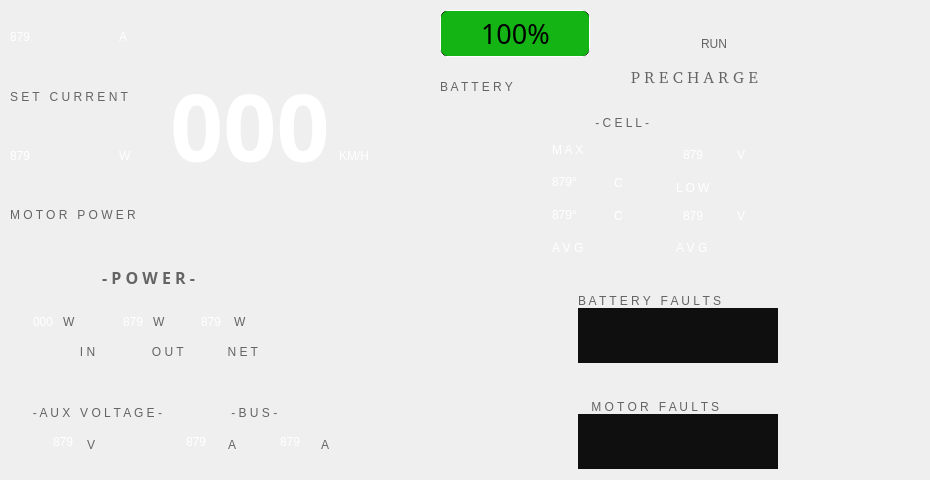
    <widget class="QWidget" name="widget" native="true">
     <widget class="QWidget" name="TopLeftCorner" native="true">
      <property name="geometry">
       <rect>
        <x>0</x>
        <y>10</y>
        <width>441</width>
        <height>241</height>
       </rect>
      </property>
      <widget class="QWidget" name="gridLayoutWidget_2">
       <property name="geometry">
        <rect>
         <x>10</x>
         <y>0</y>
         <width>161</width>
         <height>231</height>
        </rect>
       </property>
       <layout class="QGridLayout" name="MotorPowerCurrent">
        <item row="1" column="2">
         <layout class="QGridLayout" name="setCurrentWidget">
          <item row="1" column="0" colspan="3">
           <widget class="QLabel" name="setCurrentTitleLabel">
            <property name="styleSheet">
             <string notr="true">QLabel {
font: bold 8pt &quot;Arial Unicode MS&quot;;
qproperty-alignment: AlignHCenter;
color: rgb(100,100,100);
}

</string>
            </property>
            <property name="text">
             <string>S E T   C U R R E N T</string>
            </property>
           </widget>
          </item>
          <item row="0" column="2">
           <widget class="QLabel" name="setCurrentUnitsLabel">
            <property name="styleSheet">
             <string notr="true">QLabel {
font: 14pt &quot;Burlingame Pro&quot;;
color: white;
qproperty-alignment: 'AlignBottom | AlignLeft';
}</string>
            </property>
            <property name="text">
             <string>A</string>
            </property>
           </widget>
          </item>
          <item row="0" column="0" colspan="2">
           <widget class="QLabel" name="setCurrentLabel">
            <property name="styleSheet">
             <string notr="true">QLabel {
font: 24pt &quot;Burlingame Pro&quot;;
color: white;
qproperty-alignment: 'AlignBottom | AlignRight';
}</string>
            </property>
            <property name="text">
             <string>879</string>
            </property>
           </widget>
          </item>
         </layout>
        </item>
        <item row="2" column="2">
         <layout class="QGridLayout" name="motorPowerWidget">
          <item row="1" column="0" colspan="3">
           <widget class="QLabel" name="motorPowerTitleLabel">
            <property name="styleSheet">
             <string notr="true">QLabel {
font: bold 8pt &quot;Arial Unicode MS&quot;;
qproperty-alignment: AlignHCenter;
color: rgb(100,100,100);
}

</string>
            </property>
            <property name="text">
             <string>M O T O R   P O W E R</string>
            </property>
           </widget>
          </item>
          <item row="0" column="2">
           <widget class="QLabel" name="motorPowerUnitsLabel">
            <property name="styleSheet">
             <string notr="true">QLabel {
font: 14pt &quot;Burlingame Pro&quot;;
color: white;
qproperty-alignment: 'AlignBottom | AlignLeft';
}</string>
            </property>
            <property name="text">
             <string>W</string>
            </property>
           </widget>
          </item>
          <item row="0" column="0" colspan="2">
           <widget class="QLabel" name="motorPowerLabel">
            <property name="styleSheet">
             <string notr="true">QLabel {
font: 24pt &quot;Burlingame Pro&quot;;
color: white;
qproperty-alignment: 'AlignBottom | AlignRight';
}</string>
            </property>
            <property name="text">
             <string>879</string>
            </property>
           </widget>
          </item>
         </layout>
        </item>
       </layout>
      </widget>
      <widget class="QWidget" name="gridLayoutWidget">
       <property name="geometry">
        <rect>
         <x>170</x>
         <y>0</y>
         <width>304</width>
         <height>231</height>
        </rect>
       </property>
       <layout class="QGridLayout" name="ActualSpeed">
        <item row="0" column="1">
         <widget class="QLabel" name="actualSpeedUnitsLabel">
          <property name="styleSheet">
           <string notr="true">font: 75 bold 14pt &quot;Nimbus Sans L&quot;;
padding-top:60px;
padding-left: -5px;
color: white;</string>
          </property>
          <property name="text">
           <string>KM/H</string>
          </property>
         </widget>
        </item>
        <item row="0" column="0">
         <widget class="QLabel" name="actualSpeedLabel">
          <property name="font">
           <font>
            <family>LCDMono</family>
            <pointsize>70</pointsize>
            <weight>75</weight>
            <italic>false</italic>
            <bold>true</bold>
           </font>
          </property>
          <property name="autoFillBackground">
           <bool>false</bool>
          </property>
          <property name="styleSheet">
           <string notr="true">font: bold 70pt &quot;LCDMono&quot;;
color: white;</string>
          </property>
          <property name="text">
           <string>000</string>
          </property>
          <property name="textFormat">
           <enum>Qt::PlainText</enum>
          </property>
         </widget>
        </item>
       </layout>
      </widget>
     </widget>
     <widget class="QWidget" name="TopRightCorner" native="true">
      <property name="geometry">
       <rect>
        <x>420</x>
        <y>0</y>
        <width>501</width>
        <height>311</height>
       </rect>
      </property>
      <widget class="QWidget" name="gridLayoutWidget_4">
       <property name="geometry">
        <rect>
         <x>20</x>
         <y>10</y>
         <width>353</width>
         <height>251</height>
        </rect>
       </property>
       <layout class="QGridLayout" name="MainGrid">
        <item row="0" column="0">
         <layout class="QGridLayout" name="BatteryPrecharge">
          <item row="0" column="0">
           <widget class="QProgressBar" name="stateOfChargeCapacityWidget">
            <property name="maximumSize">
             <size>
              <width>150</width>
              <height>16777215</height>
             </size>
            </property>
            <property name="font">
             <font>
              <family>LCDMono</family>
              <pointsize>20</pointsize>
              <weight>50</weight>
              <italic>false</italic>
              <bold>false</bold>
             </font>
            </property>
            <property name="autoFillBackground">
             <bool>false</bool>
            </property>
            <property name="styleSheet">
             <string notr="true">QProgressBar:horizontal {
border: 1px solid white;
border-radius: 7px;
background-color: black;
text-align: center;
}
QProgressBar::chunk:horizontal{
border-radius: 7px;
background: rgb(20,180,20);
}</string>
            </property>
            <property name="value">
             <number>100</number>
            </property>
            <property name="textVisible">
             <bool>true</bool>
            </property>
            <property name="invertedAppearance">
             <bool>false</bool>
            </property>
           </widget>
          </item>
          <item row="1" column="0">
           <widget class="QLabel" name="stateOfChargeTitleLabel">
            <property name="styleSheet">
             <string notr="true">QLabel {
qproperty-alignment: AlignHCenter;
color: rgb(100,100,100);
}

</string>
            </property>
            <property name="text">
             <string>B A T T E R Y</string>
            </property>
           </widget>
          </item>
          <item row="2" column="0" colspan="3">
           <layout class="QGridLayout" name="resetTemperature">
            <item row="0" column="0">
             <widget class="QWidget" name="motorResetButtonWidget" native="true">
              <property name="minimumSize">
               <size>
                <width>60</width>
                <height>52</height>
               </size>
              </property>
              <property name="maximumSize">
               <size>
                <width>60</width>
                <height>52</height>
               </size>
              </property>
              <property name="styleSheet">
               <string notr="true">background: url(:/Resources/MotorResetButton.png);</string>
              </property>
             </widget>
            </item>
            <item row="0" column="1">
             <layout class="QGridLayout" name="CellWidget">
              <item row="1" column="1">
               <layout class="QGridLayout" name="ValueGrid">
                <item row="1" column="1">
                 <layout class="QGridLayout" name="avgCellVoltage">
                  <item row="0" column="0">
                   <widget class="QLabel" name="avgCellVoltageLabel">
                    <property name="maximumSize">
                     <size>
                      <width>55</width>
                      <height>16777215</height>
                     </size>
                    </property>
                    <property name="styleSheet">
                     <string notr="true">font: 18pt &quot;Burlingame Pro&quot;;
padding-left: 4px;
color:white;</string>
                    </property>
                    <property name="text">
                     <string>879</string>
                    </property>
                   </widget>
                  </item>
                  <item row="0" column="1">
                   <widget class="QLabel" name="avgCellVoltageUnitsLabel">
                    <property name="styleSheet">
                     <string notr="true">QLabel {
font: 10pt &quot;Burlingame Pro&quot;;
color: white;
qproperty-alignment: 'AlignBottom | AlignLeft';
}</string>
                    </property>
                    <property name="text">
                     <string>V</string>
                    </property>
                   </widget>
                  </item>
                  <item row="1" column="0" colspan="2">
                   <widget class="QLabel" name="avgCellVoltageTitleLabel">
                    <property name="styleSheet">
                     <string notr="true">QLabel {
font: 10pt &quot;Burlingame Pro&quot;;
color: white;
qproperty-alignment: 'AlignHCenter';
}</string>
                    </property>
                    <property name="text">
                     <string>A V G</string>
                    </property>
                   </widget>
                  </item>
                 </layout>
                </item>
                <item row="0" column="1">
                 <layout class="QGridLayout" name="lowestCellVoltage">
                  <item row="1" column="0">
                   <widget class="QLabel" name="lowestCellVoltageLabel">
                    <property name="maximumSize">
                     <size>
                      <width>55</width>
                      <height>16777215</height>
                     </size>
                    </property>
                    <property name="styleSheet">
                     <string notr="true">font: 18pt &quot;Burlingame Pro&quot;;
padding-left: 4px;
color:white;</string>
                    </property>
                    <property name="text">
                     <string>879</string>
                    </property>
                   </widget>
                  </item>
                  <item row="1" column="1">
                   <widget class="QLabel" name="lowestCellVoltageUnitsLabel">
                    <property name="styleSheet">
                     <string notr="true">QLabel {
font: 10pt &quot;Burlingame Pro&quot;;
color: white;
qproperty-alignment: 'AlignBottom | AlignLeft';
}</string>
                    </property>
                    <property name="text">
                     <string>V</string>
                    </property>
                   </widget>
                  </item>
                  <item row="2" column="0" colspan="2">
                   <widget class="QLabel" name="lowestCellVoltageTitleLabel">
                    <property name="maximumSize">
                     <size>
                      <width>16777215</width>
                      <height>17</height>
                     </size>
                    </property>
                    <property name="styleSheet">
                     <string notr="true">QLabel {
font: 10pt &quot;Burlingame Pro&quot;;
color: white;
qproperty-alignment: 'AlignHCenter';
}</string>
                    </property>
                    <property name="text">
                     <string>L O W</string>
                    </property>
                   </widget>
                  </item>
                 </layout>
                </item>
                <item row="0" column="0">
                 <layout class="QGridLayout" name="maxCellTemp">
                  <item row="1" column="0">
                   <widget class="QLabel" name="maxCellTemperatureLabel">
                    <property name="styleSheet">
                     <string notr="true">font: 18pt &quot;Burlingame Pro&quot;;
color:white;</string>
                    </property>
                    <property name="text">
                     <string>&lt;html&gt;&lt;head/&gt;&lt;body&gt;&lt;p&gt;879&lt;span style=&quot; vertical-align:super;&quot;&gt;o&lt;/span&gt;&lt;/p&gt;&lt;/body&gt;&lt;/html&gt;</string>
                    </property>
                   </widget>
                  </item>
                  <item row="1" column="1">
                   <widget class="QLabel" name="maxCellTemperatureUnitsLabel">
                    <property name="styleSheet">
                     <string notr="true">QLabel {
font: 10pt &quot;Burlingame Pro&quot;;
color: white;
qproperty-alignment: 'AlignBottom | AlignLeft';
}</string>
                    </property>
                    <property name="text">
                     <string>C</string>
                    </property>
                   </widget>
                  </item>
                  <item row="0" column="0" colspan="2">
                   <widget class="QLabel" name="maxCellTemperatureTitleLabel">
                    <property name="styleSheet">
                     <string notr="true">QLabel {
font: 10pt &quot;Burlingame Pro&quot;;
color: white;
qproperty-alignment: 'AlignHCenter | AlignBottom';
}</string>
                    </property>
                    <property name="text">
                     <string>M A X</string>
                    </property>
                   </widget>
                  </item>
                 </layout>
                </item>
                <item row="1" column="0">
                 <layout class="QGridLayout" name="AvgCellTemp">
                  <item row="0" column="1">
                   <widget class="QLabel" name="avgCellTemperatureUnitsLabel">
                    <property name="styleSheet">
                     <string notr="true">QLabel {
font: 10pt &quot;Burlingame Pro&quot;;
color: white;
qproperty-alignment: 'AlignBottom | AlignLeft';
}</string>
                    </property>
                    <property name="text">
                     <string>C</string>
                    </property>
                   </widget>
                  </item>
                  <item row="0" column="0">
                   <widget class="QLabel" name="avgCellTemperatureLabel">
                    <property name="styleSheet">
                     <string notr="true">font: 18pt &quot;Burlingame Pro&quot;;
color:white;</string>
                    </property>
                    <property name="text">
                     <string>&lt;html&gt;&lt;head/&gt;&lt;body&gt;&lt;p&gt;879&lt;span style=&quot; vertical-align:super;&quot;&gt;o&lt;/span&gt;&lt;/p&gt;&lt;/body&gt;&lt;/html&gt;</string>
                    </property>
                   </widget>
                  </item>
                  <item row="1" column="0" colspan="2">
                   <widget class="QLabel" name="avgCellTemperatureTitleLabel">
                    <property name="styleSheet">
                     <string notr="true">QLabel {
font: 10pt &quot;Burlingame Pro&quot;;
color: white;
qproperty-alignment: 'AlignHCenter';
}</string>
                    </property>
                    <property name="text">
                     <string>A V G</string>
                    </property>
                   </widget>
                  </item>
                 </layout>
                </item>
               </layout>
              </item>
              <item row="0" column="1">
               <widget class="QLabel" name="cellTitleWidget">
                <property name="styleSheet">
                 <string notr="true">font: bold 12pt &quot;Arial Unicode MS&quot;;
color: rgb(100,100,100);</string>
                </property>
                <property name="text">
                 <string>             - C E L L -</string>
                </property>
               </widget>
              </item>
              <item row="1" column="0">
               <widget class="QWidget" name="thermometerWidget" native="true">
                <property name="minimumSize">
                 <size>
                  <width>40</width>
                  <height>125</height>
                 </size>
                </property>
                <property name="maximumSize">
                 <size>
                  <width>40</width>
                  <height>125</height>
                 </size>
                </property>
                <property name="styleSheet">
                 <string notr="true">
background: url(:/Resources/Thermometer.png);
</string>
                </property>
               </widget>
              </item>
             </layout>
            </item>
           </layout>
          </item>
          <item row="0" column="1" rowspan="2" colspan="2">
           <layout class="QGridLayout" name="prechargeRun">
            <item row="0" column="1">
             <widget class="QLabel" name="prechargeStateLabel">
              <property name="styleSheet">
               <string notr="true">color: rgb(100,100,100);
padding-top: 20px;</string>
              </property>
              <property name="text">
               <string>RUN</string>
              </property>
             </widget>
            </item>
            <item row="0" column="0">
             <widget class="QWidget" name="prechargeStateIconWidget" native="true"/>
            </item>
            <item row="1" column="0" colspan="2">
             <widget class="QLabel" name="prechargeStateTitleLabel">
              <property name="font">
               <font>
                <family>Noto Sans [unknown]</family>
                <pointsize>12</pointsize>
               </font>
              </property>
              <property name="styleSheet">
               <string notr="true">color: rgb(100,100,100);
padding-bottom: 20px;
</string>
              </property>
              <property name="text">
               <string>       P R E C H A R G E</string>
              </property>
             </widget>
            </item>
           </layout>
          </item>
         </layout>
        </item>
       </layout>
      </widget>
     </widget>
     <widget class="QWidget" name="BottomLeftCorner" native="true">
      <property name="geometry">
       <rect>
        <x>10</x>
        <y>250</y>
        <width>371</width>
        <height>221</height>
       </rect>
      </property>
      <widget class="QWidget" name="gridLayoutWidget_18">
       <property name="geometry">
        <rect>
         <x>-20</x>
         <y>0</y>
         <width>369</width>
         <height>231</height>
        </rect>
       </property>
       <layout class="QGridLayout" name="BottomLeft">
        <item row="1" column="0">
         <layout class="QGridLayout" name="auxVoltage">
          <item row="1" column="1">
           <widget class="QLabel" name="auxVoltageUnitsLabel">
            <property name="styleSheet">
             <string notr="true">color: rgb(100,100,100);
padding-bottom: 20px;
padding-left: -4px;</string>
            </property>
            <property name="text">
             <string>V</string>
            </property>
           </widget>
          </item>
          <item row="1" column="0">
           <widget class="QLabel" name="auxVoltageLabel">
            <property name="styleSheet">
             <string notr="true">font: 18pt &quot;Burlingame Pro&quot;;
padding-left: 60px;
padding-right: -8px;
padding-bottom: 25px;
color:white;</string>
            </property>
            <property name="text">
             <string>879</string>
            </property>
           </widget>
          </item>
          <item row="0" column="0" colspan="2">
           <widget class="QLabel" name="auxVoltageTitleLabel">
            <property name="styleSheet">
             <string notr="true">color: rgb(100,100,100);
padding-top: 35px;</string>
            </property>
            <property name="text">
             <string>            - A U X   V O L T A G E -</string>
            </property>
           </widget>
          </item>
         </layout>
        </item>
        <item row="1" column="1">
         <layout class="QGridLayout" name="Bus">
          <item row="1" column="2">
           <widget class="QLabel" name="busCurrentLabel">
            <property name="styleSheet">
             <string notr="true">font: 18pt &quot;Burlingame Pro&quot;;
color:white;
padding-bottom: 25px;
padding-left: 5px;
padding-right: -7px;</string>
            </property>
            <property name="text">
             <string>879</string>
            </property>
           </widget>
          </item>
          <item row="1" column="0">
           <widget class="QLabel" name="busVoltageLabel">
            <property name="styleSheet">
             <string notr="true">font: 18pt &quot;Burlingame Pro&quot;;
color:white;
padding-bottom: 25px;
padding-left: 5px;
padding-right: -7px;</string>
            </property>
            <property name="text">
             <string>879</string>
            </property>
           </widget>
          </item>
          <item row="1" column="3">
           <widget class="QLabel" name="busCurrentUnitsLabel">
            <property name="styleSheet">
             <string notr="true">color: rgb(100,100,100);
padding-bottom: 20px;
padding-left: -4px;</string>
            </property>
            <property name="text">
             <string>A</string>
            </property>
           </widget>
          </item>
          <item row="1" column="1">
           <widget class="QLabel" name="busCurrentUnitsLabel_2">
            <property name="styleSheet">
             <string notr="true">color: rgb(100,100,100);
padding-bottom: 20px;
padding-left: -4px;</string>
            </property>
            <property name="text">
             <string>A</string>
            </property>
           </widget>
          </item>
          <item row="0" column="1" colspan="2">
           <widget class="QLabel" name="busTitleLabel">
            <property name="styleSheet">
             <string notr="true">color: rgb(100,100,100);
padding-top: 35px;</string>
            </property>
            <property name="text">
             <string> - B U S -</string>
            </property>
           </widget>
          </item>
         </layout>
        </item>
        <item row="0" column="0" colspan="2">
         <layout class="QGridLayout" name="power">
          <item row="1" column="0">
           <layout class="QGridLayout" name="powerIn">
            <item row="0" column="0">
             <widget class="QLabel" name="powerInLabel">
              <property name="styleSheet">
               <string notr="true">font: 18pt &quot;Burlingame Pro&quot;;
padding-left: 40px;
padding-right: -9px;
color:white;</string>
              </property>
              <property name="text">
               <string>000</string>
              </property>
             </widget>
            </item>
            <item row="0" column="1">
             <widget class="QLabel" name="powerInUnitsLabel">
              <property name="styleSheet">
               <string notr="true">color: rgb(100,100,100);</string>
              </property>
              <property name="text">
               <string>W</string>
              </property>
             </widget>
            </item>
            <item row="2" column="0" colspan="2">
             <widget class="QLabel" name="powerInTitleLabel">
              <property name="styleSheet">
               <string notr="true">color: rgb(100,100,100);</string>
              </property>
              <property name="text">
               <string>                           I N</string>
              </property>
             </widget>
            </item>
           </layout>
          </item>
          <item row="1" column="3">
           <layout class="QGridLayout" name="powerNet">
            <item row="1" column="0" colspan="2">
             <widget class="QLabel" name="netPowerTitleLabel">
              <property name="styleSheet">
               <string notr="true">color: rgb(100,100,100);</string>
              </property>
              <property name="text">
               <string>        N E T</string>
              </property>
             </widget>
            </item>
            <item row="0" column="0">
             <widget class="QLabel" name="netPowerLabel">
              <property name="styleSheet">
               <string notr="true">font: 18pt &quot;Burlingame Pro&quot;;
color:white;</string>
              </property>
              <property name="text">
               <string>879</string>
              </property>
             </widget>
            </item>
            <item row="0" column="1">
             <widget class="QLabel" name="netPowerUnitsLabel">
              <property name="styleSheet">
               <string notr="true">color: rgb(100,100,100);</string>
              </property>
              <property name="text">
               <string>W</string>
              </property>
             </widget>
            </item>
           </layout>
          </item>
          <item row="0" column="1">
           <widget class="QLabel" name="powerTitleLabel">
            <property name="font">
             <font>
              <family>Abyssinica SIL</family>
              <pointsize>12</pointsize>
              <weight>75</weight>
              <bold>true</bold>
             </font>
            </property>
            <property name="styleSheet">
             <string notr="true">color: rgb(100,100,100);
padding-bottom: -25px;</string>
            </property>
            <property name="text">
             <string>- P O W E R -</string>
            </property>
           </widget>
          </item>
          <item row="1" column="1">
           <layout class="QGridLayout" name="powerOut">
            <item row="0" column="0">
             <widget class="QLabel" name="powerOutLabel">
              <property name="styleSheet">
               <string notr="true">font: 18pt &quot;Burlingame Pro&quot;;
padding-right: -9px;
padding-left: 18px;
color:white;</string>
              </property>
              <property name="text">
               <string>879</string>
              </property>
             </widget>
            </item>
            <item row="0" column="1">
             <widget class="QLabel" name="powerOutUnitsLabel">
              <property name="styleSheet">
               <string notr="true">color: rgb(100,100,100);
padding-right: -44px;</string>
              </property>
              <property name="text">
               <string>W</string>
              </property>
             </widget>
            </item>
            <item row="1" column="0" colspan="2">
             <widget class="QLabel" name="powerOutTitleLabel">
              <property name="styleSheet">
               <string notr="true">color: rgb(100,100,100);</string>
              </property>
              <property name="text">
               <string>               O U T</string>
              </property>
             </widget>
            </item>
           </layout>
          </item>
          <item row="1" column="4">
           <spacer name="horizontalSpacer">
            <property name="orientation">
             <enum>Qt::Horizontal</enum>
            </property>
            <property name="sizeHint" stdset="0">
             <size>
              <width>40</width>
              <height>20</height>
             </size>
            </property>
           </spacer>
          </item>
         </layout>
        </item>
       </layout>
      </widget>
     </widget>
     <widget class="QWidget" name="BottomRightCorner" native="true">
      <property name="geometry">
       <rect>
        <x>360</x>
        <y>250</y>
        <width>441</width>
        <height>221</height>
       </rect>
      </property>
      <widget class="QWidget" name="gridLayoutWidget_13">
       <property name="geometry">
        <rect>
         <x>10</x>
         <y>10</y>
         <width>421</width>
         <height>245</height>
        </rect>
       </property>
       <layout class="QGridLayout" name="BottomRight">
        <property name="verticalSpacing">
         <number>3</number>
        </property>
        <item row="0" column="0">
         <layout class="QGridLayout" name="turnSignals">
          <item row="0" column="0">
           <widget class="QWidget" name="leftTurnSignalWidget" native="true">
            <property name="minimumSize">
             <size>
              <width>63</width>
              <height>63</height>
             </size>
            </property>
            <property name="maximumSize">
             <size>
              <width>63</width>
              <height>63</height>
             </size>
            </property>
            <property name="styleSheet">
             <string notr="true">background: url(:/Resources/TurnSignaLeft.png);</string>
            </property>
           </widget>
          </item>
          <item row="0" column="1">
           <widget class="QWidget" name="rightTurnSignalWidget" native="true">
            <property name="minimumSize">
             <size>
              <width>63</width>
              <height>63</height>
             </size>
            </property>
            <property name="maximumSize">
             <size>
              <width>63</width>
              <height>63</height>
             </size>
            </property>
            <property name="styleSheet">
             <string notr="true">background: url(:/Resources/TurnSignalRight.png);</string>
            </property>
           </widget>
          </item>
         </layout>
        </item>
        <item row="1" column="1">
         <layout class="QGridLayout" name="motorFaults">
          <item row="1" column="0">
           <widget class="QLabel" name="motorFaultsTitleLabel">
            <property name="maximumSize">
             <size>
              <width>16777215</width>
              <height>20</height>
             </size>
            </property>
            <property name="styleSheet">
             <string notr="true">font: bold 10pt &quot;Arial Unicode MS&quot;;
color: rgb(100,100,100);</string>
            </property>
            <property name="text">
             <string>    M O T O R   F A U L T S</string>
            </property>
           </widget>
          </item>
          <item row="2" column="0">
           <widget class="QLabel" name="motorFaultsLabel">
            <property name="minimumSize">
             <size>
              <width>200</width>
              <height>55</height>
             </size>
            </property>
            <property name="maximumSize">
             <size>
              <width>200</width>
              <height>16777215</height>
             </size>
            </property>
            <property name="styleSheet">
             <string notr="true">background-color: rgb(15,15,15);</string>
            </property>
            <property name="text">
             <string/>
            </property>
           </widget>
          </item>
         </layout>
        </item>
        <item row="1" column="0">
         <layout class="QGridLayout" name="headlights">
          <item row="0" column="1">
           <widget class="QWidget" name="highHeadlightIndicatorWidget" native="true">
            <property name="minimumSize">
             <size>
              <width>93</width>
              <height>50</height>
             </size>
            </property>
            <property name="maximumSize">
             <size>
              <width>93</width>
              <height>50</height>
             </size>
            </property>
            <property name="styleSheet">
             <string notr="true">background: url(:/Resources/HighHeadlightIndicator.png);</string>
            </property>
           </widget>
          </item>
          <item row="0" column="0">
           <widget class="QWidget" name="lowHeadlightIndicatorWidget" native="true">
            <property name="minimumSize">
             <size>
              <width>85</width>
              <height>50</height>
             </size>
            </property>
            <property name="maximumSize">
             <size>
              <width>80</width>
              <height>50</height>
             </size>
            </property>
            <property name="styleSheet">
             <string notr="true">background: url(:/Resources/LowHeadlightIndicator.png);</string>
            </property>
           </widget>
          </item>
         </layout>
        </item>
        <item row="0" column="1">
         <layout class="QGridLayout" name="batteryFaults">
          <property name="verticalSpacing">
           <number>0</number>
          </property>
          <item row="1" column="0">
           <widget class="QLabel" name="batteryFaultsTitleLabel">
            <property name="maximumSize">
             <size>
              <width>16777215</width>
              <height>20</height>
             </size>
            </property>
            <property name="styleSheet">
             <string notr="true">font: bold 10pt &quot;Arial Unicode MS&quot;;
color: rgb(100,100,100);</string>
            </property>
            <property name="text">
             <string>B A T T E R Y   F A U L T S</string>
            </property>
           </widget>
          </item>
          <item row="2" column="0">
           <widget class="QLabel" name="batteryFaultsLabel">
            <property name="minimumSize">
             <size>
              <width>200</width>
              <height>55</height>
             </size>
            </property>
            <property name="maximumSize">
             <size>
              <width>200</width>
              <height>16777215</height>
             </size>
            </property>
            <property name="styleSheet">
             <string notr="true">background-color: rgb(15,15,15);</string>
            </property>
            <property name="text">
             <string/>
            </property>
           </widget>
          </item>
         </layout>
        </item>
       </layout>
      </widget>
     </widget>
    </widget>
